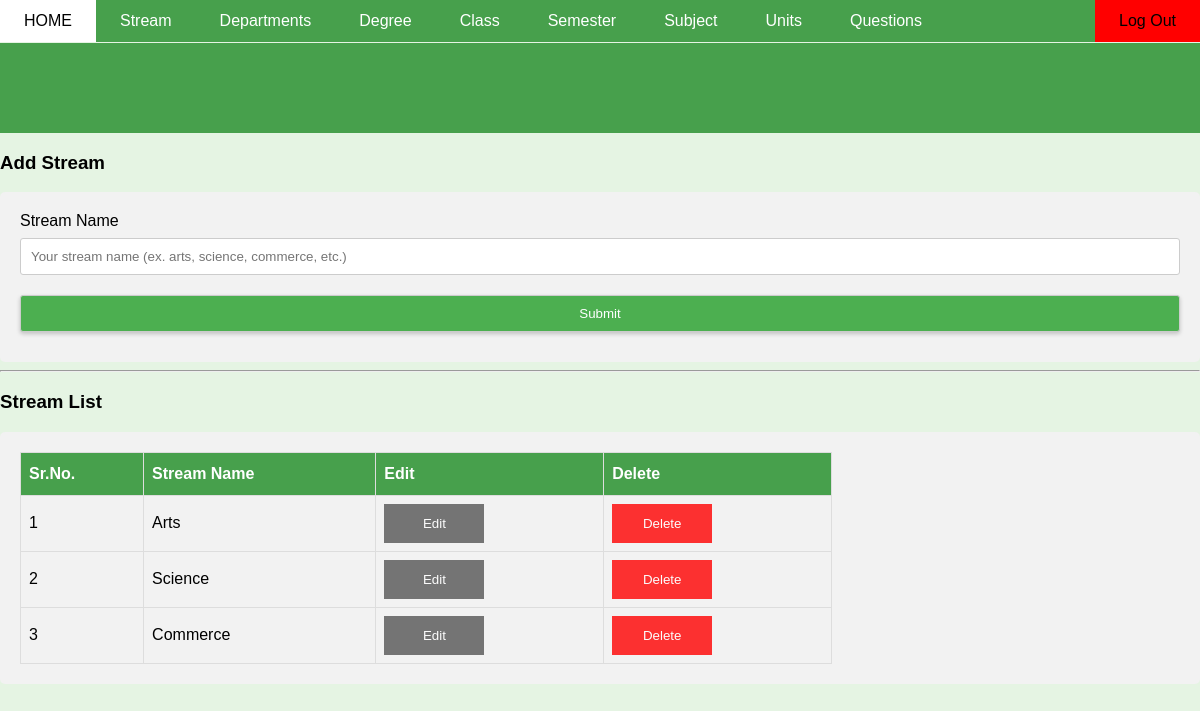
The page /admin/stream/stream.php on the database its author committed.
### tables this page shows
CREATE TABLE `stream` (
  `id` int(11) NOT NULL,
  `stream_name` varchar(255) NOT NULL
);

### includes/functions.php (called while the page is built, shortened)
<?php
function fetchData($parameters)
{
    global $db;
    $tables = array(
        'stream',
        'departments',
        'degree',
        'class',
        'semester',
        'subjects',
        'units',
        'fill_in_the_blank_based_question',
        'five_marks_question',
        'four_marks_question',
        'mcq_based_question',
        'one_marks_question',
        'question_paper_formate',
        'total_main_question',
        'total_submain_question',
        'total_sub_question'
    );
    $table = isset($parameters['table']) ? $parameters['table'] : "";
    $condition = isset($parameters['condition']) ? $parameters['condition'] : "";
    if (!empty($table) && in_array($table, $tables)) {
        $sql = "SELECT * FROM $table $condition";
        $result_set = $db->query($sql);
        if ($result_set->rowCount()) {
            return $result_set->fetchAll(PDO::FETCH_ASSOC);
        } else {
            return false;
        }
    } else {
        return false;
    }
}
?>

### admin/stream/stream.php (the view, shortened to what this page needs)
<?php
	require_once($_SERVER['DOCUMENT_ROOT'].'/admin/header/admin_header.php');
?>
<!DOCTYPE html>
<div>
	<div class="view_error_message">
	</div>
	<div class="row">
		<div class="col-sm-12">
				<h3 class="heading-name">Add Stream</h3>
				<div class="div-form">
					<form action="<?php echo htmlspecialchars($_SERVER['PHP_SELF']); ?>" method="POST">
						<label for="stream_name">Stream Name</label>
						<input type="text" class="input-text" id="stream_name" name="stream_name" placeholder="Your stream name (ex. arts, science, commerce, etc.)">
						<input type="submit" class="input-submit" value="Submit" id="submit" name="submit">
					</form>
				</div>
				<hr>
				<h3 class="heading-name">Stream List</h3>
				<div class="div-form">
					<?php if($streams = fetchData(array('table'=>'stream', 'condition'=>''))): ?>
						<table id="table_structure">
							<tr>
								<th>Sr.No.</th>
								<th>Stream Name</th>
								<th>Edit</th>
								<th>Delete</th>
							</tr>
							<?php $count=1; foreach($streams as $stream): ?>
								<tr>
									<td><?php echo $count; ?></td>
									<td><?php echo $stream['stream_name']; ?></td>
									<td><button class="open-button" onclick="openForm(<?php echo $stream['id']; ?>)">Edit</button></td>
									<td><a href="/admin/delete_row.php?id=<?php echo $stream['id'].'&from=stream&calling_script='.$_SERVER['PHP_SELF']; ?>"><button style="background-color:red;" class="open-button">Delete</button></a></td>
								</tr>
							<?php $count++; endforeach; ?>
						</table>
					<?php endif; ?>
				</div>
		</div>
	</div>
</div>

### assets/css/custom.css (style rules this page uses)
.input-text, select { width: 100%; padding: 12px 20px; margin: 8px 0; display: inline-block; border: 1px solid #ccc; border-radius: 4px; box-sizing: border-box; }
.input-submit { display: block; margin: 0 auto; text-align: center; background-color: #47a04c; color: white; padding: 10px 20px; margin-top: 10px; border: none; border-radius: 10px; box-shadow: 0px 2px 4px rgba(0, 0, 0, 0.2); cursor: pointer; }
.div-form { border-radius: 5px; background-color: #f2f2f2; padding: 20px; }
.view_error_message { margin-top: 43px; width: 100%; height: 90px; background-color: #47a04c; color: white; }
#table_structure { font-family: "Trebuchet MS", Arial, Helvetica, sans-serif; border-collapse: collapse; width: 70%; }
#table_structure td, #table_structure th { border: 1px solid #ddd; padding: 8px; }
#table_structure tr:nth-child(even) { background-color: #f2f2f2; }
#table_structure th { padding-top: 12px; padding-bottom: 12px; text-align: left; background-color: #47a04c; color: white; }
.open-button { background-color: #555; color: white; padding: 12px 12px; border: none; cursor: pointer; opacity: 0.8; width: 100px; }

### includes/header.php (style rules this page uses)
body { font-family: Arial, sans-serif; background-color: #E5F4E3; margin: 0; padding: 0; }
input[type="text"], input[type="password"], input[type="submit"] { width: 100%; padding: 10px; margin-bottom: 10px; border: 1px solid #ccc; border-radius: 3px; }
input[type="submit"] { background-color: #4CAF50; color: #fff; cursor: pointer; }

### rows shown on the page
stream: stream_name "Arts"
stream: stream_name "Science"
stream: stream_name "Commerce"
